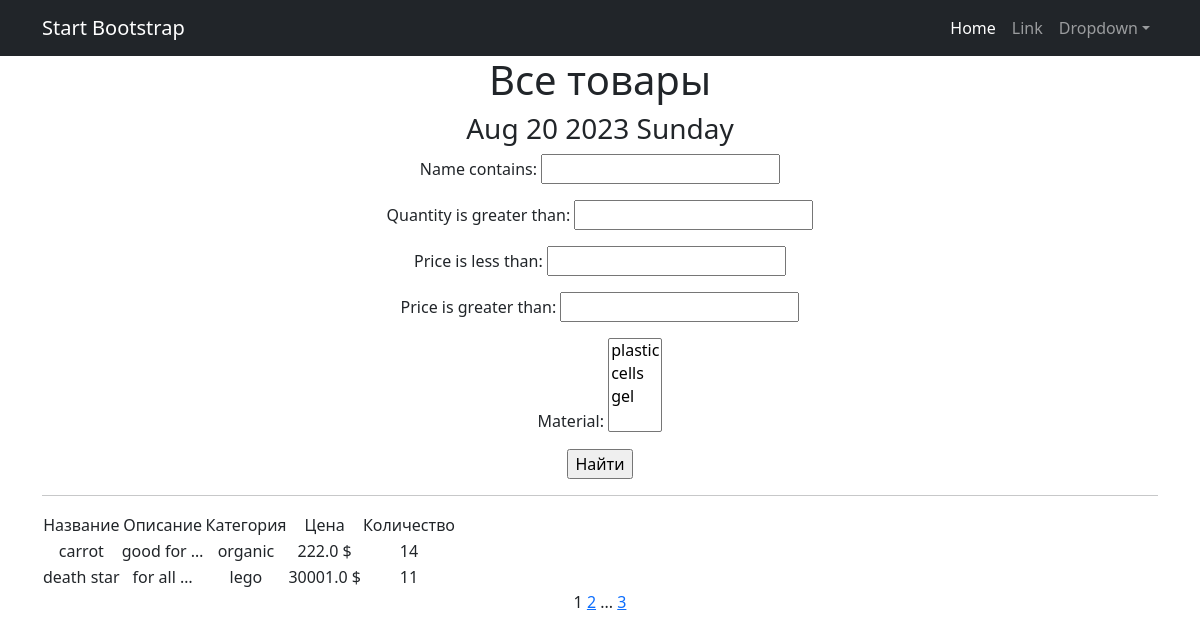
Screenshot of /products/ with the database file from the repository.
### accounts/models.py (models this page shows, shortened)
class Product(models.Model):
    name = models.CharField(max_length=255, unique=True)
    description = models.TextField()
    quantity = models.PositiveIntegerField(validators=[MinValueValidator(0)])
    category = models.ForeignKey(to='Category', on_delete=models.CASCADE, related_name='products')
    price = models.PositiveIntegerField(default=0)
    material = models.ManyToManyField('Material', through='ProductMaterial')

class Category(models.Model):
    name = models.CharField(max_length=100, unique=True)

### accounts/views.py (the view)
# urls.py: path('', ProductsList.as_view()),
class ProductsList(ListView):
    model = Product
    ordering = 'name'
    template_name = 'products.html'
    context_object_name = 'products'
    paginate_by = 2
    def get_queryset(self):
        queryset = super().get_queryset()
        self.filterset = ProductFilter(self.request.GET, queryset)
        return self.filterset.qs
    def get_context_data(self, **kwargs):
        context = super().get_context_data(**kwargs)
        context['filterset'] = self.filterset
        return context

### accounts/models.py (called while the page is built)
    def __str__(self):
        return self.name

### accounts/templatetags/custom_filters.py (called while the page is built)
@register.filter()
def currency(value, code='rub'):
   postfix = CURRENCIES_SYMBOLS[code]
   return f'{value} {postfix}'

### accounts/templatetags/custom_tags.py (called while the page is built)
@register.simple_tag()
def current_time(format_string='%b %d %Y'):
   return datetime.utcnow().strftime(format_string)

### templates/products.html (shortened to what this page needs)
<!DOCTYPE html>
{% extends 'flatpages/default.html' %}
{% load custom_filters %}
{% load custom_tags %}
{% block content %}
   <h1>Все товары</h1>
   <h3>{% current_time '%b %d %Y %A' %}</h3>
   <form action="" method="get">
       {{ filterset.form.as_p }}
       <input type="submit" value="Найти" />
   </form>
   <hr>
   {% if products %}
   <table>
           <tr>
               <td>Название</td>
               <td>Описание</td>
               <td>Категория</td>
               <td>Цена</td>
               <td>Количество</td>
           </tr>
           {% for product in products %}
           <tr>
               <td>{{ product.name }}</td>
               <td>{{ product.description|truncatewords:2 }}</td>
               <td>{{ product.category.name }}</td>
               <td>{{ product.price|currency:"usd" }}</td>
               <td>{{ product.quantity }}</td>
           </tr>
           {% endfor %}
       </table>
   {% else %}
       <h2>Товаров нет!</h2>
   {% endif %}
   {{ page_obj.number }}
   {% if page_obj.has_next %}
       <a href="?page={{ page_obj.next_page_number }}">{{ page_obj.next_page_number }}</a>
       {% if paginator.num_pages != page_obj.next_page_number %}
           ...
           <a href="?page={{ page_obj.paginator.num_pages }}">{{ page_obj.paginator.num_pages }}</a>
       {% endif %}
   {% endif %}
{% endblock content %}

### templates/flatpages/default.html (shortened to what this page needs)
<!DOCTYPE html>
<html lang="en">
    <head>
        {% load static %}
        <link href="{% static 'css/styles.css' %}" rel="stylesheet" />
    </head>
    <body>
        <nav class="navbar navbar-expand-lg navbar-dark bg-dark">
            <div class="container">
                <a class="navbar-brand" href="#">Start Bootstrap</a>
                <div class="collapse navbar-collapse" id="navbarSupportedContent">
                    <ul class="navbar-nav ms-auto mb-2 mb-lg-0">
                        <li class="nav-item"><a class="nav-link active" aria-current="page" href="#">Home</a></li>
                        <li class="nav-item"><a class="nav-link" href="#">Link</a></li>
                        <li class="nav-item dropdown">
                            <a class="nav-link dropdown-toggle" id="navbarDropdown" href="#" role="button" data-bs-toggle="dropdown" aria-expanded="false">Dropdown</a>
                        </li>
                    </ul>
                </div>
            </div>
        </nav>
        <div class="container">
            <div class="row">
                <div class="col-lg-12 text-center">
                    {% block content %}{% endblock content %}
                </div>
            </div>
        </div>
    </body>
</html>

### rows the page displays
Product: name "carrot", description "good for …", category.name "organic", price "222.0 $", quantity "14"
Product: name "death star", description "for all …", category.name "lego", price "30001.0 $", quantity "11"

### other values shown
{{ page_obj.number }} "1"
{{ page_obj.next_page_number }} "2"
{{ page_obj.paginator.num_pages }} "3"
